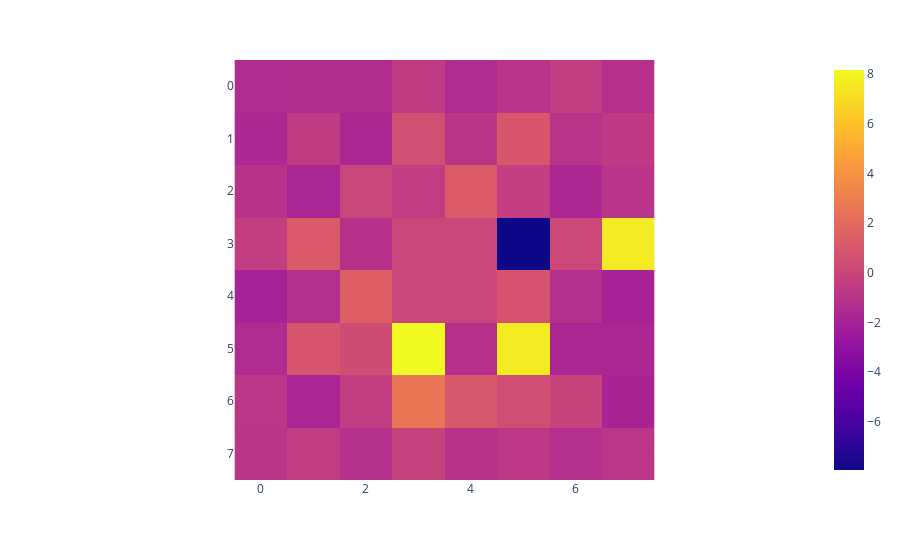

The code cell stored with this chart in its notebook:
### Code cell
def tokens_to_ij(input):
    assert input.shape == (61,)
    padded = t.zeros((64,))
    padded[:27] = input[:27]
    padded[27] = 0
    padded[28] = 0
    padded[29:35] = input[27:33]
    padded[35] = 0
    padded[36] = 0
    padded[37:] = input[33:-1]
    return padded.reshape(8,8)

x = tokens_to_ij(loaded_model(test_data[0,:-1].unsqueeze(dim=0).to(device = 'cuda'), test_data[0,1:].unsqueeze(dim=0).to(device = 'cuda'))[0][0,0,:])

fig = px.imshow(x.detach().numpy())

fig.show()

### Figure 1 — Plotly figure (JSON) as saved in the notebook; plotly's stock layout.template omitted (floating-point values rounded to 4 significant figures)
{"data": [{"coloraxis": "coloraxis", "hovertemplate": "x: %{x}<br>y: %{y}<br>color: %{z}<extra></extra>", "name": "0", "type": "heatmap", "xaxis": "x", "yaxis": "y", "z": [[-1.494, -1.413, -1.429, -0.5553, -1.463, -0.9871, -0.4276, -1.152], [-1.639, -0.5513, -1.677, 0.547, -0.8714, 0.9708, -1.018, -0.6782], [-1.033, -1.811, 0.03614, -0.4909, 1.237, -0.4617, -1.688, -0.9667], [-0.415, 1.175, -1.098, 0, 0, -7.935, 0.1663, 7.688], [-1.959, -1.216, 1.435, 0, 0, 0.7997, -1.194, -1.926], [-1.47, 0.8504, 0.4353, 8.164, -1.15, 7.668, -1.763, -1.78], [-0.8411, -1.822, -0.4208, 2.561, 1.039, 0.4574, -0.08233, -1.884], [-0.9458, -0.5064, -1.136, -0.1512, -1.055, -0.6979, -1.238, -0.8959]]}], "layout": {"coloraxis": {"colorscale": [[0, "#0d0887"], [0.1111, "#46039f"], [0.2222, "#7201a8"], [0.3333, "#9c179e"], [0.4444, "#bd3786"], [0.5556, "#d8576b"], [0.6667, "#ed7953"], [0.7778, "#fb9f3a"], [0.8889, "#fdca26"], [1, "#f0f921"]]}, "margin": {"t": 60}, "xaxis": {"anchor": "y", "constrain": "domain", "domain": [0, 1], "scaleanchor": "y"}, "yaxis": {"anchor": "x", "autorange": "reversed", "constrain": "domain", "domain": [0, 1]}}}
